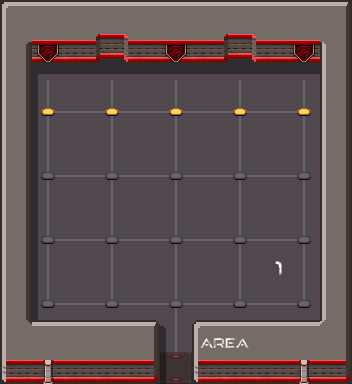

A level layout from a 2D game, rendered from its tile map. Below: a short description, then the map file with its tile-grid data intact:
An orthogonal 11x12 tile map with 32x32 px tiles, 6 tile layers (floor, shadow, wall, p, ...), 3 tilesets.

<map version="1.10" tiledversion="1.10.2" orientation="orthogonal" renderorder="right-down" width="11" height="12" tilewidth="32" tileheight="32" infinite="0" nextlayerid="8" nextobjectid="1">
 <tileset firstgid="1" source="alien_spaceship_tileset.tsx" />
 <tileset firstgid="193" source="alien_spaceship_tileset2.tsx" />
 <tileset firstgid="433" source="scifi_tileset_01.tsx" />
 <layer id="2" name="floor" width="11" height="12">
  <data encoding="csv">
343,343,343,343,343,343,343,343,343,343,343,
343,343,343,343,343,343,343,343,343,343,343,
343,343,343,343,343,343,343,343,343,343,343,
343,343,343,343,343,343,343,343,343,343,343,
343,343,343,343,343,343,343,343,343,343,343,
343,343,343,343,343,343,343,343,343,343,343,
343,343,343,343,343,343,343,343,343,343,343,
343,343,343,343,343,343,343,343,343,343,343,
343,343,343,343,343,343,343,343,343,343,343,
343,343,343,343,343,343,343,343,343,343,343,
343,343,343,343,343,343,343,343,343,343,343,
343,343,343,343,343,374,343,343,343,343,343
</data>
 </layer>
 <layer id="5" name="shadow" width="11" height="12" opacity="0.4">
  <data encoding="csv">
228,0,0,0,0,0,0,0,0,0,228,
0,0,0,228,228,228,228,228,0,0,0,
0,205,214,214,214,214,214,214,214,214,0,
0,235,0,0,0,0,0,0,0,0,0,
0,235,0,0,0,0,0,0,0,0,0,
0,235,0,0,0,0,0,0,0,0,0,
0,235,0,0,0,0,0,0,0,0,0,
0,235,0,0,0,0,0,0,0,0,0,
0,235,0,0,0,0,0,0,0,0,0,
0,235,0,0,0,0,0,0,0,0,0,
0,0,0,0,0,225,0,0,0,0,0,
228,0,0,0,228,235,228,0,0,0,228
</data>
 </layer>
 <layer id="3" name="wall" width="11" height="12">
  <data encoding="csv">
226,245,245,245,245,245,245,245,245,245,224,
255,308,303,195,303,308,303,195,303,308,254,
220,0,0,0,0,0,0,0,0,0,220,
220,0,0,0,0,0,0,0,0,0,220,
220,0,0,0,0,0,0,0,0,0,220,
220,0,0,0,0,0,0,0,0,0,220,
220,0,0,0,0,0,0,0,0,0,220,
220,0,0,0,0,0,0,0,0,0,220,
220,0,0,0,0,0,0,0,0,0,220,
220,0,0,0,0,0,0,0,0,0,220,
264,245,245,245,224,0,226,245,245,245,265,
206,297,303,303,204,0,206,303,303,297,204
</data>
 </layer>
 <layer id="7" name="p" width="11" height="12">
  <data encoding="csv">
0,0,0,0,0,0,0,0,0,0,0,
0,0,0,0,0,0,0,0,0,0,0,
0,0,0,0,0,0,0,0,0,0,0,
0,0,0,0,0,0,0,0,0,0,0,
0,0,0,0,0,0,0,0,0,0,0,
0,0,0,0,0,0,0,0,0,0,0,
0,0,0,0,0,0,0,0,0,0,0,
0,0,0,0,0,0,0,0,0,0,0,
0,0,0,0,0,0,0,0,586,0,0,
0,0,0,0,0,0,0,0,0,0,0,
0,0,0,0,0,0,583,584,0,0,0,
0,0,0,0,0,0,0,0,0,0,0
</data>
 </layer>
 <layer id="4" name="line" width="11" height="12">
  <data encoding="csv">
0,0,0,0,0,0,0,0,0,0,0,
0,0,0,0,0,0,0,0,0,0,0,
0,2684354922,0,2684354922,0,2684354922,0,2684354922,0,2684354922,0,
0,2684354911,2684354931,361,2684354931,361,2684354931,361,2684354931,1610613087,0,
0,371,0,371,0,371,0,371,0,371,0,
0,2684354911,2684354931,361,2684354931,361,2684354931,361,2684354931,1610613087,0,
0,371,0,371,0,371,0,371,0,371,0,
0,2684354911,2684354931,361,2684354931,361,2684354931,361,2684354931,1610613087,0,
0,371,0,371,0,371,0,371,0,371,0,
0,352,2684354931,351,2684354931,361,2684354931,351,2684354931,1610613088,0,
0,0,0,0,0,371,0,0,0,0,0,
0,0,0,0,0,0,0,0,0,0,0
</data>
 </layer>
 <layer id="1" name="point" width="11" height="12">
  <data encoding="csv">
0,0,0,0,0,0,0,0,0,0,0,
0,0,0,0,0,0,0,0,0,0,0,
0,0,0,0,0,0,0,0,0,0,0,
0,350,0,350,0,350,0,350,0,350,0,
0,0,0,0,0,0,0,0,0,0,0,
0,360,0,360,0,360,0,360,0,360,0,
0,0,0,0,0,0,0,0,0,0,0,
0,360,0,360,0,360,0,360,0,360,0,
0,0,0,0,0,0,0,0,0,0,0,
0,360,0,360,0,360,0,360,0,360,0,
0,0,0,0,0,0,0,0,0,0,0,
0,0,0,0,0,0,0,0,0,0,0
</data>
 </layer>
</map>
